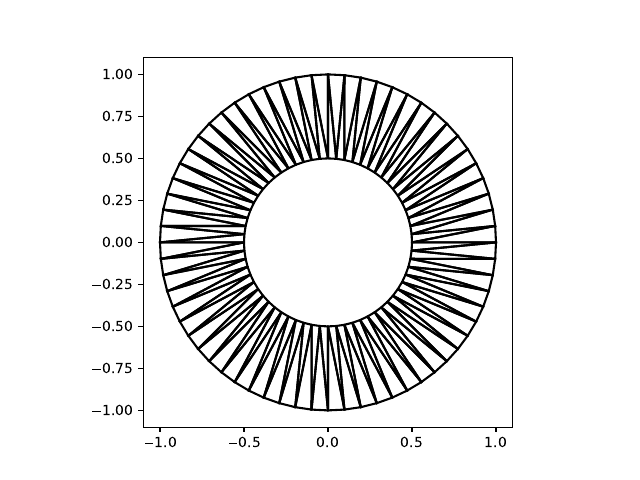

Recreate this plot in Python.
import matplotlib.pyplot as plt
from comgeo.core.mesh.triangle_mesh import TriangleMesh2D
from comgeo.core.mesh.primitives.face import Face
import os

def plot_mesh(mesh: TriangleMesh2D, filename: str):
	for face in mesh.faces:
		face: Face
		coords = [mesh.vertices[i] for i in face.vertex_ids]
		xs = [v.x for v in coords]
		ys = [v.y for v in coords]
		xs.append(xs[0])
		ys.append(ys[0])
		plt.plot(xs, ys, 'k-')
	plt.gca().set_aspect('equal')
	plt.savefig(filename)
	plt.close()

if __name__ == "__main__":
	base_dir = os.path.dirname(os.path.abspath(__file__))
	mesh_path = os.path.join(base_dir, "2d.obj")
	pdf_path = os.path.join(base_dir, "2d.pdf")
	mesh = TriangleMesh2D.from_file_path(mesh_path)
	plot_mesh(mesh, pdf_path)
